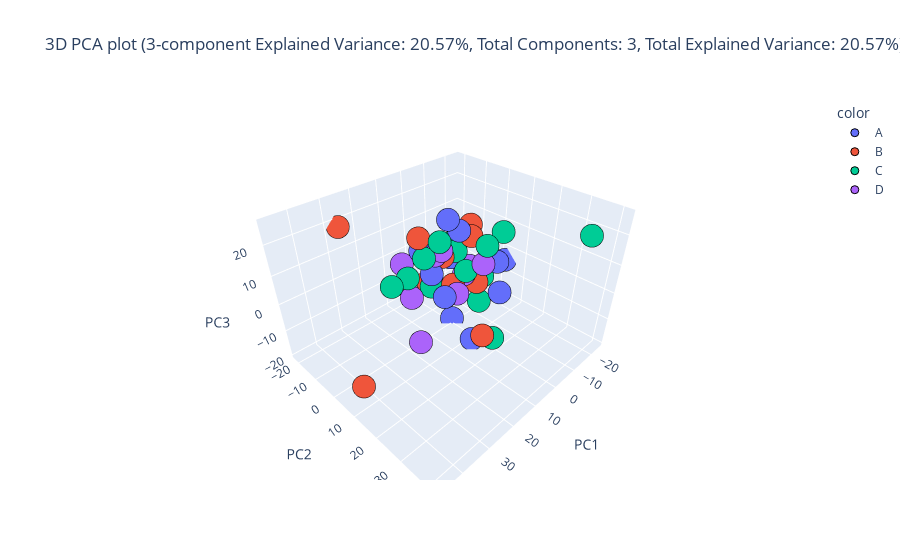

Here is the notebook cell this chart was saved with:
### Code cell
_, pca3d_train_df, _, pca3d_test_df = eda.dimensionality_reduction(train_df, test_df, id_features, categorical_features, continuous_features, target="Dukes Stage", method="pca", plot_type="3d", components=3)

### Figure 1 — Plotly figure (JSON) as saved in the notebook; plotly's stock layout.template omitted (floating-point values rounded to 4 significant figures)
{"data": [{"hovertemplate": "color=A<br>PC1=%{x}<br>PC2=%{y}<br>PC3=%{z}<extra></extra>", "legendgroup": "A", "marker": {"color": "#636efa", "line": {"color": "Black", "width": 1}, "opacity": 1, "symbol": "circle"}, "mode": "markers", "name": "A", "scene": "scene", "showlegend": true, "type": "scatter3d", "x": [3.967, -4.984, -13.22, 4.656, 10.87, -24.13, -8.504, -13.79, -7.283, 5.541, -0.3177], "y": [12.74, -7.144, 7.686, -10.28, 7.36, 2.512, -9.595, 9.155, -4.258, -4.037, -0.5714], "z": [-18.49, 14.46, 1.427, 5.499, -0.7595, -4.769, -2.231, -10.56, 10.72, -0.2395, -19.74]}, {"hovertemplate": "color=B<br>PC1=%{x}<br>PC2=%{y}<br>PC3=%{z}<extra></extra>", "legendgroup": "B", "marker": {"color": "#EF553B", "line": {"color": "Black", "width": 1}, "opacity": 1, "symbol": "circle"}, "mode": "markers", "name": "B", "scene": "scene", "showlegend": true, "type": "scatter3d", "x": [-9.667, 12.99, -1.778, -6.721, -10.85, 26.72, 46.47, -16.29, 8.624, -1.929], "y": [2.024, 24.66, -6.468, -19.83, -1.987, -21.52, 13.61, -7.354, -6.388, -1.712], "z": [-7.647, -4.164, 2.162, -16.58, 8.24, 18.21, -7.94, 8.593, 13.28, -6.774]}, {"hovertemplate": "color=C<br>PC1=%{x}<br>PC2=%{y}<br>PC3=%{z}<extra></extra>", "legendgroup": "C", "marker": {"color": "#00cc96", "line": {"color": "Black", "width": 1}, "opacity": 1, "symbol": "circle"}, "mode": "markers", "name": "C", "scene": "scene", "showlegend": true, "type": "scatter3d", "x": [-15.4, 2.0, -8.422, 11.87, 20.68, 9.337, 1.949, -7.753, -8.507, -4.233, -6.051, -18.6, -8.503, 13.15, -3.539], "y": [-0.3545, 19.72, -13.5, 6.513, -5.672, -3.228, -8.249, 41.29, 4.435, 1.9, -4.556, 5.239, -8.294, -7.033, 11.12], "z": [-8.975, -14.94, 1.781, 18.32, 1.419, 7.702, -8.958, 26.17, -13.84, -0.7009, 3.411, 9.564, 4.568, 0.3325, 12.8]}, {"hovertemplate": "color=D<br>PC1=%{x}<br>PC2=%{y}<br>PC3=%{z}<extra></extra>", "legendgroup": "D", "marker": {"color": "#ab63fa", "line": {"color": "Black", "width": 1}, "opacity": 1, "symbol": "circle"}, "mode": "markers", "name": "D", "scene": "scene", "showlegend": true, "type": "scatter3d", "x": [11.76, 3.67, 20.8, 8.015, -8.184, 4.463, -11.64, -0.05503, -7.165], "y": [-7.251, -4.268, 6.979, -16.17, 5.997, -0.5466, -3.191, 2.181, -1.662], "z": [-8.174, 5.902, -12.95, -0.674, 2.016, 9.516, -4.261, -7.651, -5.081]}], "layout": {"legend": {"title": {"text": "color"}, "tracegroupgap": 0}, "scene": {"domain": {"x": [0, 1], "y": [0, 1]}, "xaxis": {"title": {"text": "PC1"}}, "yaxis": {"title": {"text": "PC2"}}, "zaxis": {"title": {"text": "PC3"}}}, "title": {"text": "3D PCA plot (3-component Explained Variance: 20.57%, Total Components: 3, Total Explained Variance: 20.57%)"}}}
